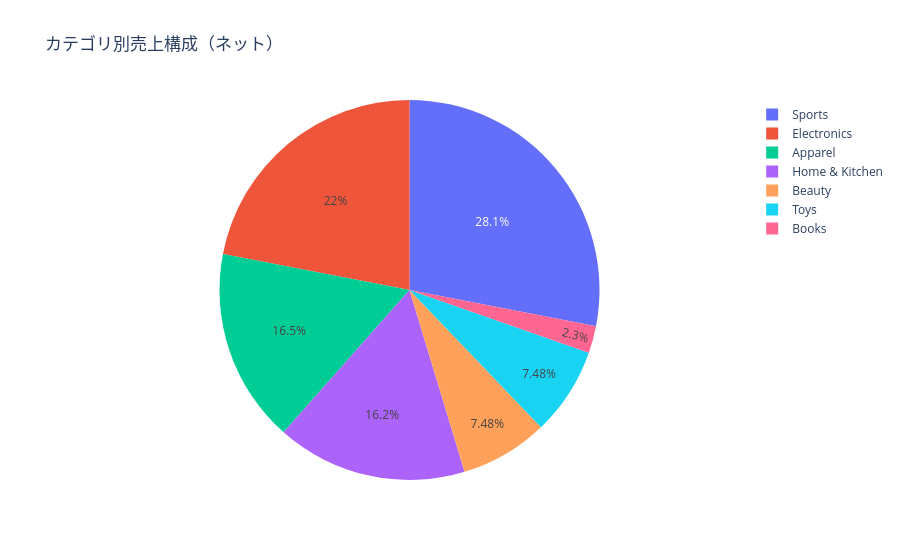

The notebook cell this image was saved under:
### Markdown cell above
## 6. カテゴリ別の売上構成

このセルの目的: カテゴリごとの売上合計とシェアを確認し、どのカテゴリが売上を牽引し、どのカテゴリが弱いかを把握する。

### Code cell
category_summary = (
    product_summary.groupby("category", as_index=False)["total_sales"]
    .sum()
    .sort_values("total_sales", ascending=False)
)
fig_category = px.pie(
    category_summary, names="category", values="total_sales", title="カテゴリ別売上構成（ネット）"
)
fig_category.show()

### Figure 1 — Plotly figure (JSON) as saved in the notebook; plotly's stock layout.template omitted (floating-point values rounded to 4 significant figures)
{"data": [{"domain": {"x": [0.0, 1.0], "y": [0.0, 1.0]}, "hovertemplate": "category=%{label}<br>total_sales=%{value}<extra></extra>", "labels": ["Sports", "Electronics", "Apparel", "Home & Kitchen", "Beauty", "Toys", "Books"], "legendgroup": "", "name": "", "showlegend": true, "type": "pie", "values": [22840.0, 17890.0, 13430.0, 13190.0, 6091.0, 6089.0, 1874.0]}], "layout": {"legend": {"tracegroupgap": 0}, "title": {"text": "カテゴリ別売上構成（ネット）"}}}
